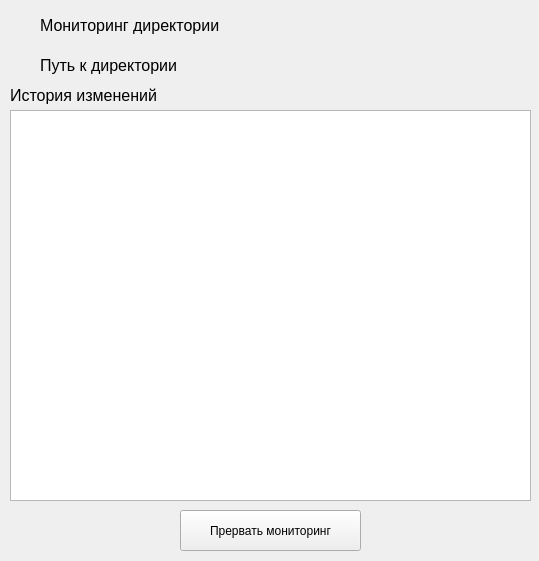
<?xml version="1.0" encoding="UTF-8"?>
<ui version="4.0">
 <class>DirMonitoring</class>
 <widget class="QMainWindow" name="DirMonitoring">
  <property name="geometry">
   <rect>
    <x>0</x>
    <y>0</y>
    <width>539</width>
    <height>561</height>
   </rect>
  </property>
  <property name="windowTitle">
   <string>Antivirus</string>
  </property>
  <widget class="QWidget" name="centralwidget">
   <widget class="QPushButton" name="StopMonitor">
    <property name="geometry">
     <rect>
      <x>180</x>
      <y>510</y>
      <width>181</width>
      <height>41</height>
     </rect>
    </property>
    <property name="text">
     <string>Прервать мониторинг</string>
    </property>
   </widget>
   <widget class="QLabel" name="label">
    <property name="geometry">
     <rect>
      <x>40</x>
      <y>0</y>
      <width>461</width>
      <height>51</height>
     </rect>
    </property>
    <property name="font">
     <font>
      <pointsize>12</pointsize>
     </font>
    </property>
    <property name="text">
     <string>Мониторинг директории</string>
    </property>
   </widget>
   <widget class="QLabel" name="DirPath">
    <property name="geometry">
     <rect>
      <x>40</x>
      <y>40</y>
      <width>461</width>
      <height>51</height>
     </rect>
    </property>
    <property name="font">
     <font>
      <pointsize>12</pointsize>
     </font>
    </property>
    <property name="layoutDirection">
     <enum>Qt::LeftToRight</enum>
    </property>
    <property name="text">
     <string>Путь к директории</string>
    </property>
   </widget>
   <widget class="QTextEdit" name="textEdit">
    <property name="geometry">
     <rect>
      <x>10</x>
      <y>110</y>
      <width>521</width>
      <height>391</height>
     </rect>
    </property>
    <property name="readOnly">
     <bool>true</bool>
    </property>
   </widget>
   <widget class="QLabel" name="label_2">
    <property name="geometry">
     <rect>
      <x>10</x>
      <y>70</y>
      <width>331</width>
      <height>51</height>
     </rect>
    </property>
    <property name="font">
     <font>
      <pointsize>12</pointsize>
     </font>
    </property>
    <property name="text">
     <string>История изменений</string>
    </property>
   </widget>
  </widget>
 </widget>
 <resources/>
 <connections/>
</ui>
